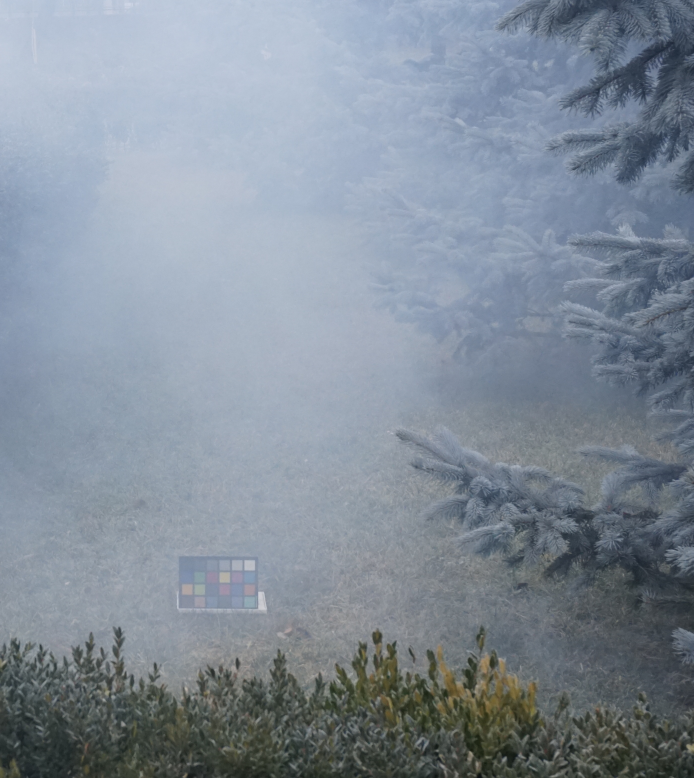
#> input picture Image-Dehazing/Hazy/08_outdoor_hazy.jpg, 2776 x 3112 px (shown at 1/4 size); its folder holds 3 pictures in this run
$ python dehazing_images.py
#> lines starting #> are read from the running program, lines starting #| are printed output that depends on the picture
### Image-Dehazing/dehazing.py
import numpy as np
import cv2
import glob
from scipy.ndimage import gaussian_filter


class Dehazing:
    def __init__(
        self,
        delta: float = 0.9,
        sigma: float = 1,
        brightness_gain: float = 1.275,
        kernel: tuple = (301, 301),
    ):
        """
        :param float delta: Control factor
        :param float sigma: Variance for the gaussian distribution
        :param float brightness_gain: Gain in brighness after recovering the dehazed image
        :param tuple kernel: Size of kernel to be used when applying the gaussian filter
        """
        self.delta = delta
        self.sigma = sigma
        self.bgain = brightness_gain
        self.kernel = kernel

    # [113 lines left out: functions psnr, ssim, atmospheric_light, transmission_map, recover_image, not called in this run]

    def dehaze(
        self,
        img: np.ndarray,
    ):
        """Implementation of dehazing algorithm given in 'Fast Image Dehazing Method Based on Linear Transformation'.
           DOI:http://dx.doi.org/10.1109/TMM.2017.2652069

        :param ndarray img: ndarray of input image

        :return: Dehazed image (J)
        :rtype: np.ndarray
        """

        minIc = img.min(axis=2).astype(np.float64, copy=False)  # Minimum filtering
        A = self.atmospheric_light(img, x=0.05)
        t = self.transmission_map(A, minIc)
        J = self.recover_image(img, A, t)
        return J


# if __name__ == "__main__":

### Image-Dehazing/dehazing_images.py
from dehazing import Dehazing
import cv2
import csv
import time
import os

dirname = os.path.dirname(__file__)


def load_images():
    hazyimages = [
        cv2.imread(os.path.join(dirname, f"Hazy/{i:02d}_outdoor_hazy.jpg"))
        for i in range(1, 17)
    ]
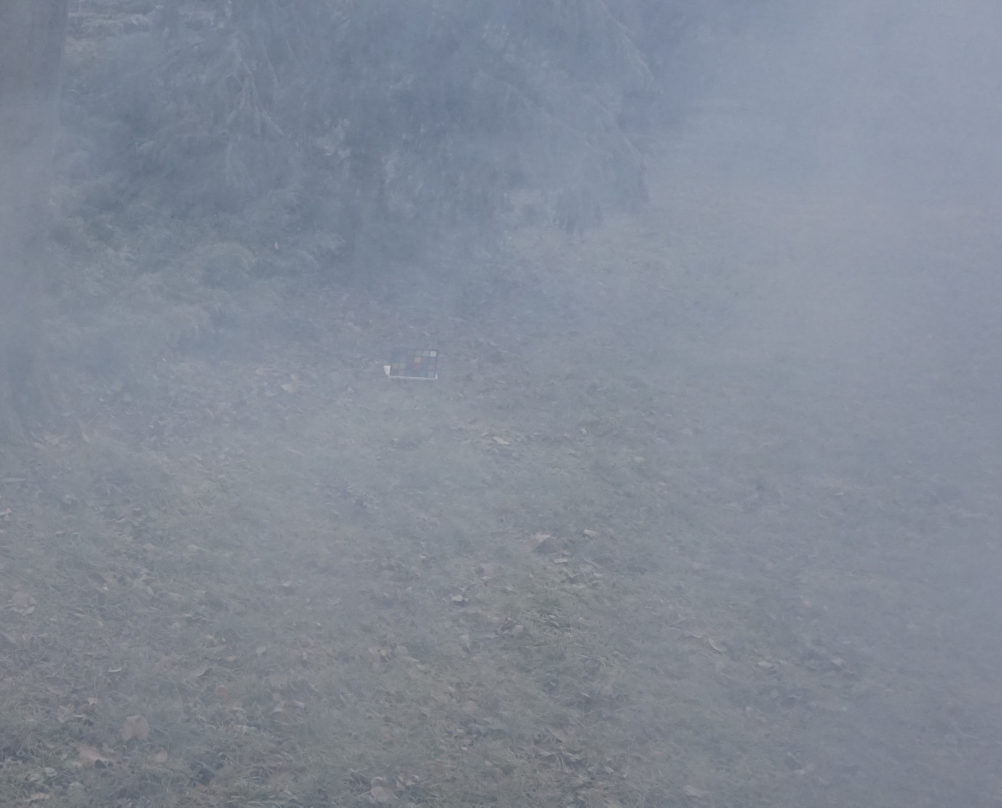
#> input picture Image-Dehazing/Hazy/09_outdoor_hazy.jpg, 3006 x 2422 px (shown at 1/3 size)
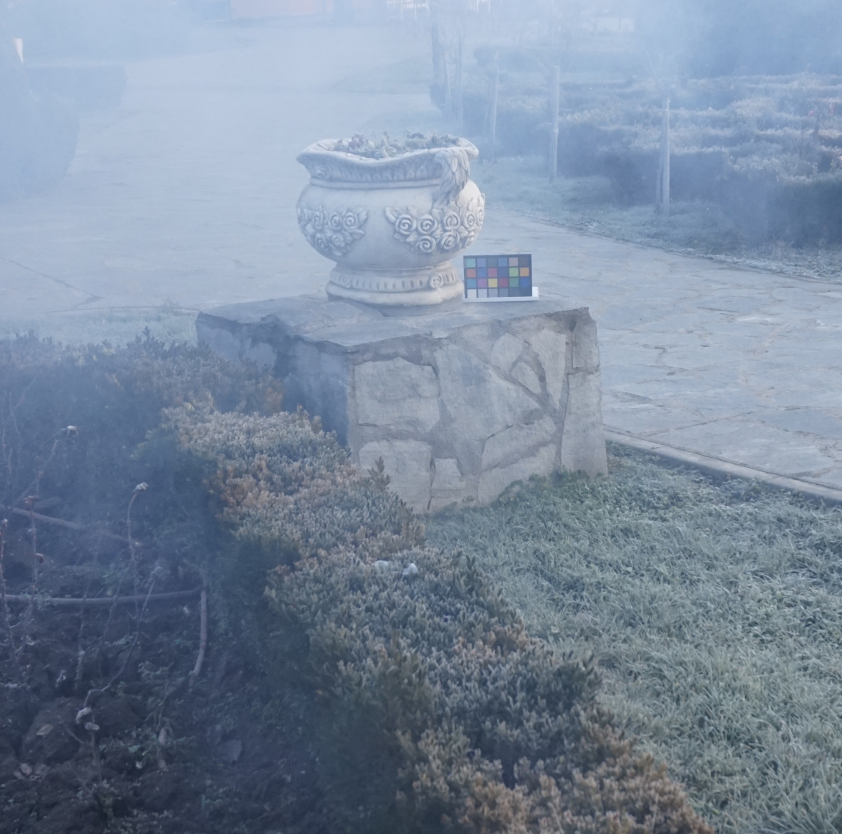
#> input picture Image-Dehazing/Hazy/10_outdoor_hazy.jpg, 2526 x 2502 px (shown at 1/3 size)
    gtimages = [
        cv2.imread(os.path.join(dirname, f"GT/{i:02d}_outdoor_GT.jpg"))
        for i in range(1, 17)
    ]
    return hazyimages, gtimages


def dehaze_images():
    hazyimages, gtimages = load_images()
#> hazyimages = 16 items; gtimages = 16 items
    dehazer = Dehazing(delta=0.4, sigma=100, brightness_gain=1.225, kernel=(501, 501))

    with open(os.path.join(dirname, "Dehazed/output.csv"), "w") as f:
        writer = csv.writer(f, delimiter=",")

        for img1, img2, i in zip(hazyimages, gtimages, range(1, len(hazyimages) + 1)):
            f = time.time()
            imgdh = dehazer.dehaze(img1)
            e = time.time()
            p = dehazer.psnr(imgdh, img2)
            s = dehazer.ssim(imgdh, img2)
            print(s)
            writer.writerow([f"{i:02d}", p, s])
            cv2.imwrite(os.path.join(dirname, f"Dehazed/{i:02d}_outdoor_dh.png"), imgdh)
#> this loop made 1 pass
#> (img1, img2, i) on pass 1: (None, None, 1)


if __name__ == "__main__":
#> (the run stopped early here; a loop or call above may not have finished)
